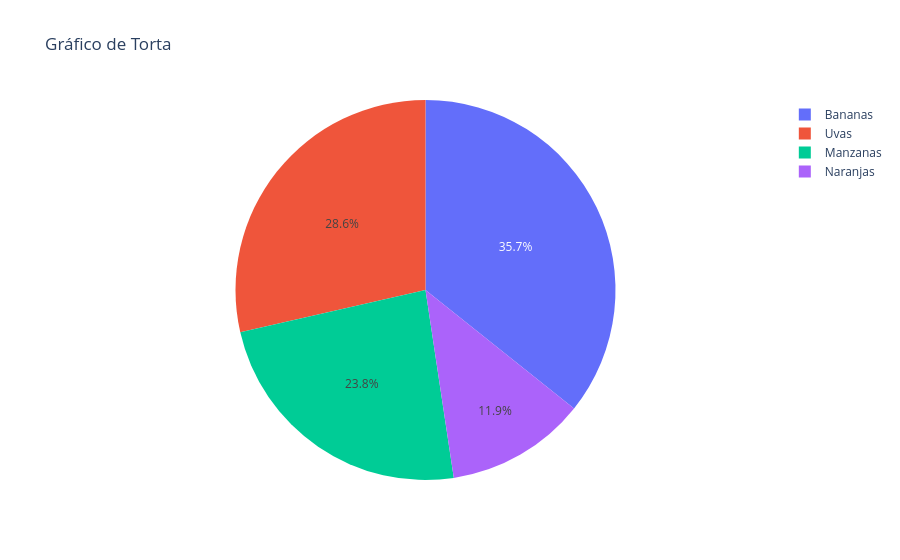

This figure's notebook cell:
### Markdown cell above
---
**4. Gráficos de Torta (Pie Charts)**

Perfectos para mostrar proporciones de un todo.

### Code cell
data = {
    'Frutas': ['Manzanas', 'Bananas', 'Naranjas', 'Uvas'],
    'Cantidad': [10, 15, 5, 12]
}

fig = px.pie(data, names='Frutas', values='Cantidad', title='Gráfico de Torta')
fig.show()

### Figure 1 — Plotly figure (JSON) as saved in the notebook; plotly's stock layout.template omitted (floating-point values rounded to 4 significant figures)
{"data": [{"domain": {"x": [0, 1], "y": [0, 1]}, "hovertemplate": "Frutas=%{label}<br>Cantidad=%{value}<extra></extra>", "labels": ["Manzanas", "Bananas", "Naranjas", "Uvas"], "legendgroup": "", "name": "", "showlegend": true, "type": "pie", "values": [10, 15, 5, 12]}], "layout": {"legend": {"tracegroupgap": 0}, "title": {"text": "Gráfico de Torta"}}}
